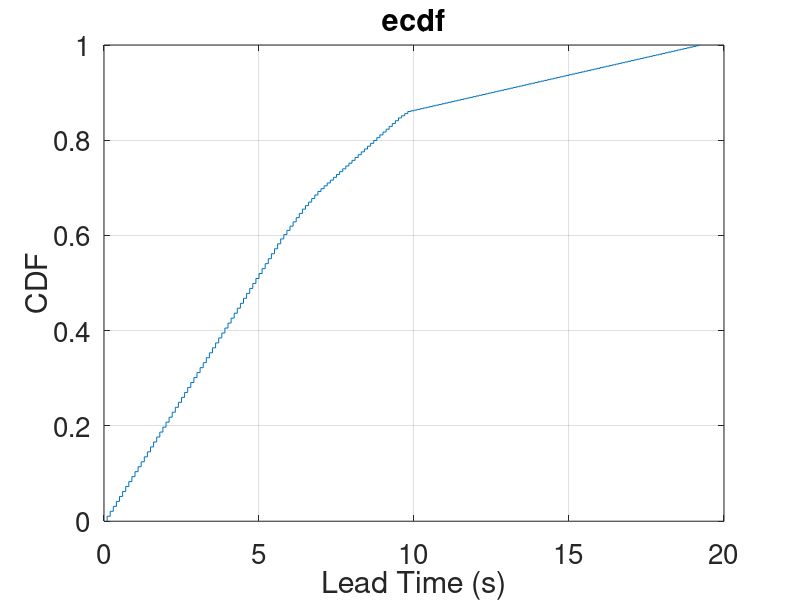

MATLAB code for this plot: (Note: this script raises an error after producing the figure.)
%% Prepare data

%dataSampleCount = [298	106	64	48	17	24	24];
%dataSampleCount = [298	106	64	48	17	24];
dataSampleCount = [192 95 64	98	98	57	69];


tempArr = [];

for dIndex = 1 : length(dataSampleCount)
    tempArr = [tempArr, 1:dataSampleCount(dIndex)];
end

%% Plot data

figure
ecdf(tempArr/10)
grid on
set(gca,'FontSize',20)
ylabel('CDF')
xlabel('Lead Time (s)')

%%
grid on
ax = gca;
ax.GridColor = [0, 0, 0];
ax.GridAlpha = 0.5;
set(gca,'FontSize',35)